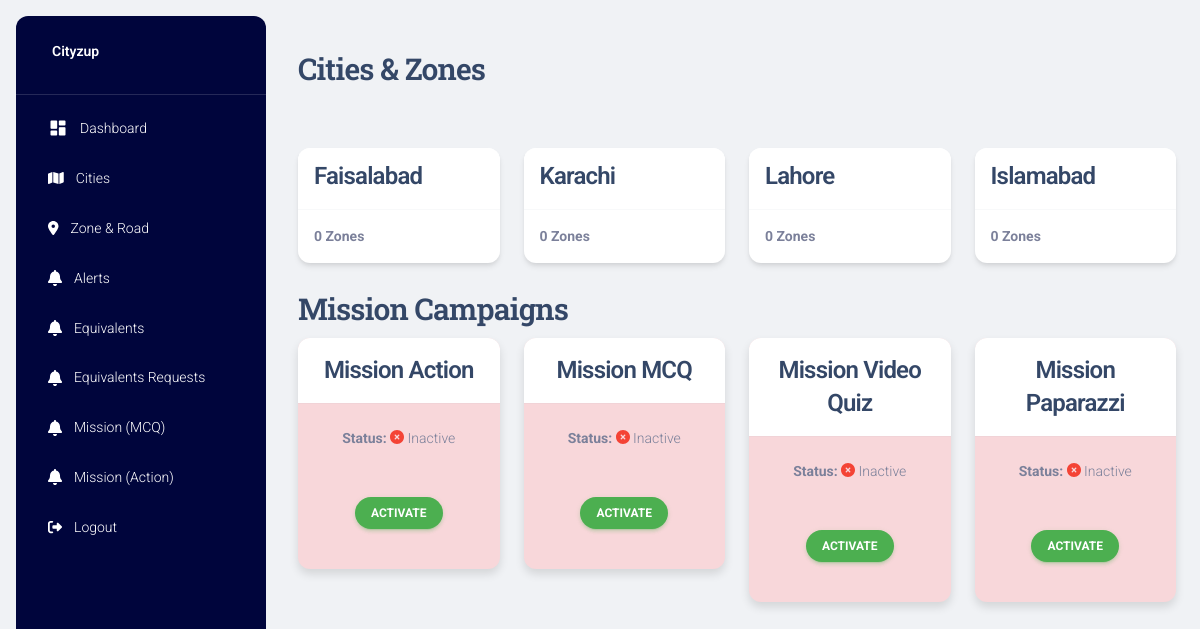
Page / (signed in) on the earlier database version.
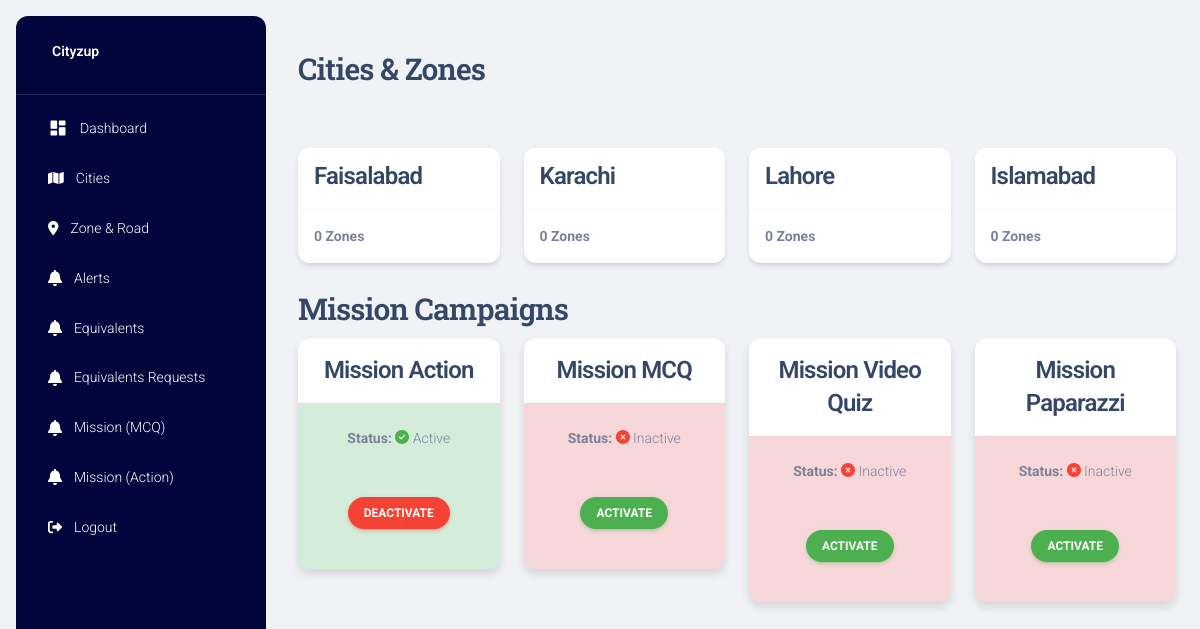
Same page on the later database version.
### project/models.py (models this page shows)
class Guide(db.Model):
    g_id = db.Column(db.Integer, primary_key=True)
    g_title = db.Column(db.String(255), nullable=False)
    g_coins_for_first_alert = db.Column(db.Integer, nullable=False)
    g_coins_for_confirm_alert = db.Column(db.Integer, nullable=False)
    g_coins_for_close_alert = db.Column(db.Integer, nullable=False)

class MissionCampaign(db.Model):
    mc_id = db.Column(db.Integer, primary_key=True)
    mc_campaign_type = db.Column(db.String, nullable=False)  # 'action', 'mcq', 'video quiz', 'paparazzi'
    mc_status = db.Column(db.Boolean, default=False)  # True if active, False if inactive

### project/main.py (the view)
@main.route("/")
@login_required
def home():
    guides = db.session.query(Guide.g_id, Guide.g_title, db.func.count(Zone.z_id).label('point_count')) \
                      .outerjoin(Zone, Zone.g_id == Guide.g_id) \
                      .group_by(Guide.g_id) \
                      .order_by(Guide.g_id.desc()) \
                      .all()
    campaigns = db.session.query(MissionCampaign).all()  # Adjust if you need specific fields
    page_title = 'Dashboard'
    return render_template('home.html', guides=guides, campaigns=campaigns, page_title=page_title)

### project/models.py (called while the page is built)
@login_manager.user_loader
def load_user(user_id):
    return User.query.get(int(user_id))

### project/templates/home.html (shortened to what this page needs)
{% extends "layout.html" %}
{% block content %}
<div class="container-fluid py-4">
    <h3>Cities & Zones</h3>
    <br>
    <div class="row">
        {% if guides|length == 0 %}
        <div class="col-sm-12">
            <h4 class="text-center">There are currently no data available.</h4>
        </div>
        {% else %}
        {% for guide in guides %}
        <div class="col-xl-3 col-sm-6 mb-xl-0 mb-4">
            <div class="card" style="margin-top: 25px">
                <div class="card-header p-3 pt-2">
                    <div class="pt-1">
                        <h4 class="mb-0">{{ guide.g_title }}</h4>
                    </div>
                </div>
                <hr class="dark horizontal my-0">
                <div class="card-footer p-3">
                    <p class="text-sm mb-0 text-capitalize"><b>{{ guide.point_count }} Zones</b></p>
                </div>
            </div>
        </div>
        {% endfor %}
        {% endif %}
    </div>
    <br>
    <h3>Mission Campaigns</h3>
    <div class="row">
        {% if campaigns|length == 0 %}
        <div class="col-sm-12">
            <h4 class="text-center">No campaigns are currently active.</h4>
        </div>
        {% else %}
        {% for campaign in campaigns %}
        <div class="col-xl-3 col-sm-6 mb-xl-0 mb-4">
            <div class="card {{ 'card-active' if campaign.mc_status == True else 'card-inactive' }} shadow-sm border-0">
                <div class="card-header text-center p-3">
                    <h4 class="mb-0">{{ campaign.mc_campaign_type }}</h4>
                </div>
                <hr class="dark horizontal my-0">
                <div class="card-body text-center">
                    <p class="text-sm mb-0 text-capitalize">
                        <b>Status:</b>
                        {% if campaign.mc_status == True %}
                        <i class="fas fa-check-circle text-success"></i> Active
                        {% else %}
                        <i class="fas fa-times-circle text-danger"></i> Inactive
                        {% endif %}
                    </p>
                </div>
                <div class="card-footer text-center">
                    <form action="{{ url_for('main.toggle_campaign_status', campaign_id=campaign.mc_id) }}"
                        method="POST">
                        <button type="submit"
                            class="btn btn-rounded btn-sm {{ 'btn-danger' if campaign.mc_status == True else 'btn-success' }}">
                            {{ 'Deactivate' if campaign.mc_status == True else 'Activate' }}
                        </button>
                    </form>
                </div>
            </div>
        </div>
        {% endfor %}
        {% endif %}
    </div>
</div>
{% endblock %}

### project/templates/layout.html (shortened to what this page needs)
<!DOCTYPE html>
<html lang="en">
<head>
  <link href="{{url_for('static',filename='css/nucleo-icons.css')}}" rel="stylesheet" />
  <link href="{{url_for('static',filename='css/nucleo-svg.css')}}" rel="stylesheet" />
  <link rel="stylesheet" href="{{url_for('static',filename='fontawesome-free-6.3.0-web/css/all.min.css')}}">
  <link id="pagestyle" href="{{url_for('static',filename='css/material-dashboard.css')}}" rel="stylesheet" />
  <link rel="stylesheet" href="{{url_for('static',filename='css/styles.css')}}">
</head>
<body class="g-sidenav-show  bg-gray-200">
  <aside
    class="sidenav navbar navbar-vertical navbar-expand-xs border-0 border-radius-xl my-3 fixed-start ms-3   bg-gradient-dark"
    id="sidenav-main">
    <div class="sidenav-header">
      <a class="navbar-brand m-0" href="">
        <span class="ms-1 font-weight-bold text-white">Cityzup</span>
      </a>
    </div>
    <hr class="horizontal light mt-0 mb-2">
    <div class="collapse navbar-collapse  w-auto  max-height-vh-100" id="sidenav-collapse-main">
      <ul class="navbar-nav">
        <li class="nav-item">
          <a class="nav-link text-white" href="{{ url_for('main.home') }}">
            <div class="text-white text-center me-2 d-flex align-items-center justify-content-center">
              <i class="material-icons opacity-10">dashboard</i>
            </div>
            <span class="nav-link-text ms-1">Dashboard</span>
          </a>
        </li>
        <li class="nav-item">
          <a class="nav-link text-white " href="{{ url_for('main.cities') }}">
            <div class="text-white text-center me-2 d-flex align-items-center justify-content-center">
            </div>
            <span class="nav-link-text ms-1">Cities</span>
          </a>
        </li>
        <li class="nav-item">
          <a class="nav-link text-white" href="{{url_for('main.zones_and_roads')}}">
            <div class="text-white text-center me-2 d-flex align-items-center justify-content-center">
            </div>
            <span class="nav-link-text ms-1">Zone & Road</span>
          </a>
        </li>
        <li class="nav-item">
          <a class="nav-link text-white" href="{{url_for('main.get_alerts_with_user_info')}}">
            <div class="text-white text-center me-2 d-flex align-items-center justify-content-center">
            </div>
            <span class="nav-link-text ms-1">Alerts</span>
          </a>
        </li>
        <li class="nav-item">
          <a class="nav-link text-white" href="{{url_for('main.equivalents')}}">
            <div class="text-white text-center me-2 d-flex align-items-center justify-content-center">
            </div>
            <span class="nav-link-text ms-1">Equivalents</span>
          </a>
        </li>
        <li class="nav-item">
          <a class="nav-link text-white" href="{{url_for('main.equivalents_requests')}}">
            <div class="text-white text-center me-2 d-flex align-items-center justify-content-center">
            </div>
            <span class="nav-link-text ms-1">Equivalents Requests</span>
          </a>
        </li>
        <li class="nav-item">
          <a class="nav-link text-white" href="{{url_for('main.mission_mcqs')}}">
            <div class="text-white text-center me-2 d-flex align-items-center justify-content-center">
            </div>
            <span class="nav-link-text ms-1">Mission (MCQ)</span>
          </a>
        </li>
        <li class="nav-item">
          <a class="nav-link text-white" href="{{url_for('main.mission_actions')}}">
            <div class="text-white text-center me-2 d-flex align-items-center justify-content-center">
            </div>
            <span class="nav-link-text ms-1">Mission (Action)</span>
          </a>
        </li>
        <li class="nav-item">
          <a class="nav-link text-white " href="{{url_for('auth.logout')}}">
            <div class="text-white text-center me-2 d-flex align-items-center justify-content-center">
            </div>
            <span class="nav-link-text ms-1">Logout</span>
          </a>
        </li>
      </ul>
    </div>
  </aside>
  <main class="main-content position-relative max-height-vh-100 h-100 border-radius-lg ">
    <nav class="navbar navbar-main navbar-expand-lg px-0 mx-4 shadow-none border-radius-xl" id="navbarBlur"
      navbar-scroll="true">
      <div class="container-fluid py-1 px-3">
      </div>
    </nav>
    <div class="">
      {% block content %}{% endblock %}
    </div>
  </main>
</body>
</html>

### project/static/css/styles.css (style rules this page uses)
.card-active { border: 2px solid #28a745; background-color: #d4edda; }
.card-inactive { border: 2px solid #dc3545; background-color: #f8d7da; }
.navbar-vertical.navbar-expand-xs .navbar-collapse { height: auto; }
.bg-gradient-dark { background-image: linear-gradient(195deg, #00053c 0%, #00053c 100%); }

### project/templates/layout.html (style rules this page uses)
svg { fill: #f9fafd }
svg { fill: #ffffff }

Differences in the rows shown:
changed MissionCampaign "Mission Action": mc_status "ACTIVATE" → "DEACTIVATE"; mc_status "Inactive" → "Active"
